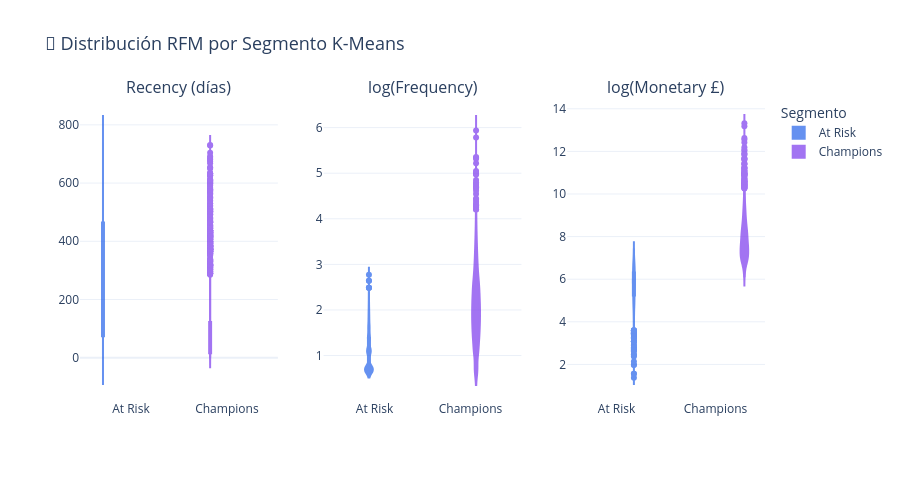

The notebook cell saved with this chart:
### Code cell
# ── Violin plots interactivos RFM por cluster ─────────────────────────────────
fig = make_subplots(
    rows=1, cols=3,
    subplot_titles=['Recency (días)', 'log(Frequency)', 'log(Monetary £)']
)

metrics_violin = [
    ('recency',      False),
    ('frequency',    True),
    ('monetary',     True),
]

clusters_sorted = sorted(c360['cluster_label'].dropna().unique())

for col_idx, (metric, log_scale) in enumerate(metrics_violin):
    for i, seg in enumerate(clusters_sorted):
        data = c360.loc[c360['cluster_label'] == seg, metric]
        if log_scale:
            data = np.log1p(data)
        fig.add_trace(
            go.Violin(
                y=data,
                name=seg,
                line_color=SEGMENT_PALETTE[i % len(SEGMENT_PALETTE)],
                fillcolor=SEGMENT_PALETTE[i % len(SEGMENT_PALETTE)],
                opacity=0.7,
                box_visible=True,
                meanline_visible=True,
                showlegend=(col_idx == 0)
            ),
            row=1, col=col_idx+1
        )

fig.update_layout(
    title={'text': '🎻 Distribución RFM por Segmento K-Means', 'font': {'size': 18}},
    height=480,
    violinmode='group',
    legend_title='Segmento'
)
fig.show()
fig.write_html(OUTPUT_DIR / 'violin_rfm.html')
print('✅ violin_rfm.html guardado')

### Figure 1 — Plotly figure (JSON) as saved in the notebook; plotly's stock layout.template omitted (floating-point values rounded to 4 significant figures; data arrays with more than 128 entries replaced by an {"elided": "..."} marker saying what was removed)
{"data": [{"box": {"visible": true}, "fillcolor": "#2563EB", "line": {"color": "#2563EB"}, "meanline": {"visible": true}, "name": "At Risk", "opacity": 0.7, "showlegend": true, "type": "violin", "xaxis": "x", "y": {"elided": "2879 int values"}, "yaxis": "y"}, {"box": {"visible": true}, "fillcolor": "#7C3AED", "line": {"color": "#7C3AED"}, "meanline": {"visible": true}, "name": "Champions", "opacity": 0.7, "showlegend": true, "type": "violin", "xaxis": "x", "y": {"elided": "2983 int values"}, "yaxis": "y"}, {"box": {"visible": true}, "fillcolor": "#2563EB", "line": {"color": "#2563EB"}, "meanline": {"visible": true}, "name": "At Risk", "opacity": 0.7, "showlegend": false, "type": "violin", "xaxis": "x2", "y": {"elided": "2879 float values"}, "yaxis": "y2"}, {"box": {"visible": true}, "fillcolor": "#7C3AED", "line": {"color": "#7C3AED"}, "meanline": {"visible": true}, "name": "Champions", "opacity": 0.7, "showlegend": false, "type": "violin", "xaxis": "x2", "y": {"elided": "2983 float values"}, "yaxis": "y2"}, {"box": {"visible": true}, "fillcolor": "#2563EB", "line": {"color": "#2563EB"}, "meanline": {"visible": true}, "name": "At Risk", "opacity": 0.7, "showlegend": false, "type": "violin", "xaxis": "x3", "y": {"elided": "2879 float values"}, "yaxis": "y3"}, {"box": {"visible": true}, "fillcolor": "#7C3AED", "line": {"color": "#7C3AED"}, "meanline": {"visible": true}, "name": "Champions", "opacity": 0.7, "showlegend": false, "type": "violin", "xaxis": "x3", "y": {"elided": "2983 float values"}, "yaxis": "y3"}], "layout": {"annotations": [{"font": {"size": 16}, "showarrow": false, "text": "Recency (días)", "x": 0.1444, "xanchor": "center", "xref": "paper", "y": 1, "yanchor": "bottom", "yref": "paper"}, {"font": {"size": 16}, "showarrow": false, "text": "log(Frequency)", "x": 0.5, "xanchor": "center", "xref": "paper", "y": 1, "yanchor": "bottom", "yref": "paper"}, {"font": {"size": 16}, "showarrow": false, "text": "log(Monetary £)", "x": 0.8556, "xanchor": "center", "xref": "paper", "y": 1, "yanchor": "bottom", "yref": "paper"}], "height": 480, "legend": {"title": {"text": "Segmento"}}, "title": {"font": {"size": 18}, "text": "🎻 Distribución RFM por Segmento K-Means"}, "violinmode": "group", "xaxis": {"anchor": "y", "domain": [0, 0.2889]}, "xaxis2": {"anchor": "y2", "domain": [0.3556, 0.6444]}, "xaxis3": {"anchor": "y3", "domain": [0.7111, 1]}, "yaxis": {"anchor": "x", "domain": [0, 1]}, "yaxis2": {"anchor": "x2", "domain": [0, 1]}, "yaxis3": {"anchor": "x3", "domain": [0, 1]}}}
